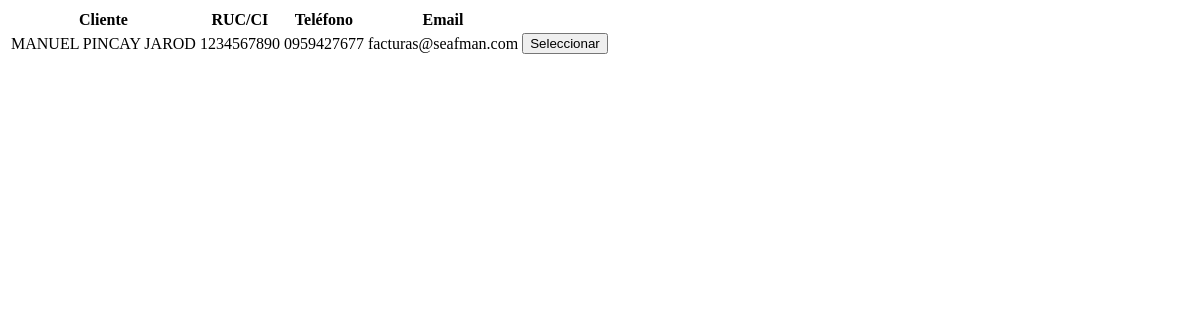
The app's page /clients/catalog/modal (signed in), older data.
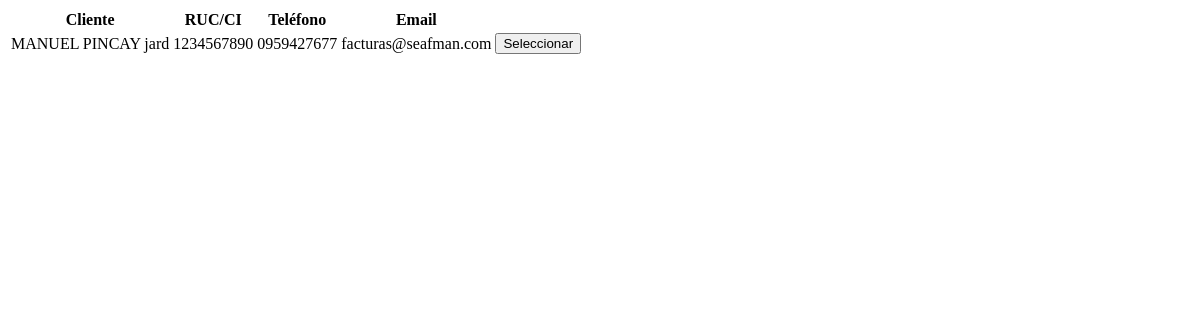
The same page, newer data.
### app/models/client.py (models this page shows)
class Client(Base):
    __tablename__ = "clients"
    id = Column(Integer, primary_key=True, index=True)
    name = Column(String)
    company = Column(String)
    ruc_ci = Column(String, unique=True)
    phone = Column(String)
    email = Column(String)
    address = Column(Text)
    client_type = Column(String)
    observations = Column(Text)
    created_at = Column(DateTime, default=datetime.now)

### app/routes/clients.py (the view)
@router.get("/catalog/modal")
async def client_catalog_modal(request: Request, db: Session = Depends(get_db)):
    user = role_required(request, ["admin", "ventas"])
    if isinstance(user, RedirectResponse):
        return user
    clients = db.query(Client).order_by(Client.name.asc()).limit(20).all()
    return templates.TemplateResponse(
        request=request,
        name="partials/clients/catalog_table.html",
        context={"clients": clients},
    )

### app/templates/partials/clients/catalog_table.html
<table class="w-full text-sm">
    <thead>
        <tr class="bg-gray-50">
            <th class="p-3 text-left">Cliente</th>
            <th class="p-3 text-left">RUC/CI</th>
            <th class="p-3 text-left">Teléfono</th>
            <th class="p-3 text-left">Email</th>
            <th class="p-3"></th>
        </tr>
    </thead>
    <tbody>
        {% for client in clients %}
        <tr class="border-b hover:bg-gray-50">
            <td class="p-3 font-medium">{{ client.name }}</td>
            <td class="p-3">{{ client.ruc_ci or '-' }}</td>
            <td class="p-3">{{ client.phone or '-' }}</td>
            <td class="p-3">{{ client.email or '-' }}</td>
            <td class="p-3">
                <button
                    type="button"
                    onclick="selectClient({{ client.id }}, '{{ client.name | e }}')"
                    class="bg-purple-600 hover:bg-purple-700 text-white px-3 py-1.5 rounded-lg text-xs"
                >
                    Seleccionar
                </button>
            </td>
        </tr>
        {% else %}
        <tr>
            <td colspan="5" class="p-6 text-center text-gray-500">
                No hay clientes registrados
            </td>
        </tr>
        {% endfor %}
    </tbody>
</table>

Row changes from the older to the newer data that the page shows:
changed Client "facturas@seafman.com": name "MANUEL PINCAY JAROD" → "MANUEL PINCAY jard"
